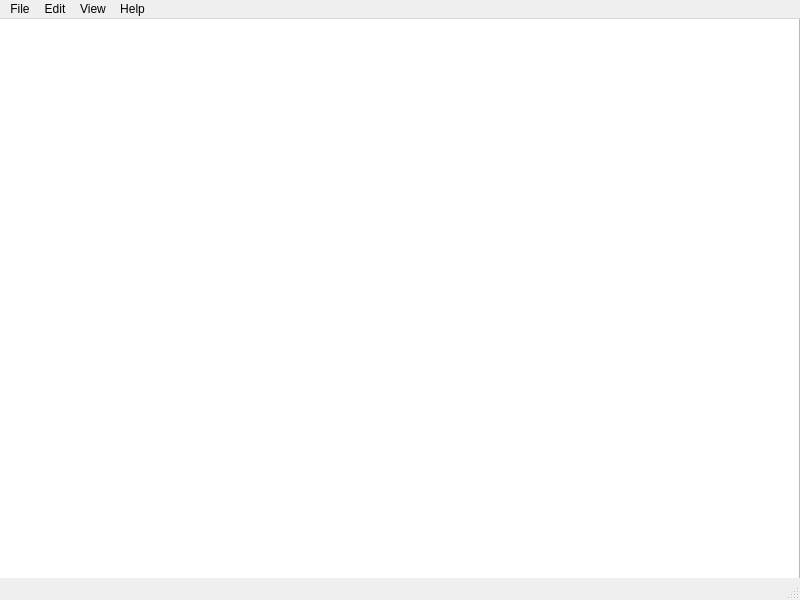
<?xml version="1.0" encoding="UTF-8"?>
<ui version="4.0">
 <class>MainWindow</class>
 <widget class="QMainWindow" name="MainWindow">
  <property name="geometry">
   <rect>
    <x>0</x>
    <y>0</y>
    <width>800</width>
    <height>600</height>
   </rect>
  </property>
  <property name="font">
   <font>
    <family>Microsoft YaHei UI</family>
   </font>
  </property>
  <property name="windowTitle">
   <string>notepanda</string>
  </property>
  <widget class="QWidget" name="centralwidget">
   <widget class="QWidget" name="verticalLayoutWidget">
    <property name="geometry">
     <rect>
      <x>-1</x>
      <y>-1</y>
      <width>801</width>
      <height>571</height>
     </rect>
    </property>
    <layout class="QVBoxLayout" name="verticalLayout">
     <item>
      <widget class="QPlainTextEdit" name="plainTextEdit"/>
     </item>
    </layout>
   </widget>
  </widget>
  <widget class="QMenuBar" name="menubar">
   <property name="geometry">
    <rect>
     <x>0</x>
     <y>0</y>
     <width>800</width>
     <height>25</height>
    </rect>
   </property>
   <widget class="QMenu" name="menuFile">
    <property name="title">
     <string>File</string>
    </property>
    <addaction name="actionNew"/>
    <addaction name="actionOpen"/>
    <addaction name="actionSave"/>
    <addaction name="actionSave_As"/>
    <addaction name="separator"/>
    <addaction name="actionPreferences"/>
    <addaction name="separator"/>
    <addaction name="actionPrint"/>
    <addaction name="separator"/>
    <addaction name="actionQuit"/>
   </widget>
   <widget class="QMenu" name="menuAbout">
    <property name="title">
     <string>Help</string>
    </property>
    <addaction name="actionAbout"/>
   </widget>
   <widget class="QMenu" name="menuEdit">
    <property name="title">
     <string>Edit</string>
    </property>
    <addaction name="actionUndo"/>
    <addaction name="actionRedo"/>
    <addaction name="separator"/>
    <addaction name="actionCopy"/>
    <addaction name="actionPaste"/>
    <addaction name="actionCut"/>
   </widget>
   <widget class="QMenu" name="menuView">
    <property name="title">
     <string>View</string>
    </property>
    <addaction name="actionNormalmode"/>
    <addaction name="actionSticky_note_mode"/>
   </widget>
   <addaction name="menuFile"/>
   <addaction name="menuEdit"/>
   <addaction name="menuView"/>
   <addaction name="menuAbout"/>
  </widget>
  <widget class="QStatusBar" name="statusbar"/>
  <action name="actionNew">
   <property name="icon">
    <iconset resource="../../resources.qrc">
     <normaloff>:/remixicons/images/remixicons/file-add-line.svg</normaloff>:/remixicons/images/remixicons/file-add-line.svg</iconset>
   </property>
   <property name="text">
    <string>New</string>
   </property>
   <property name="shortcut">
    <string>Ctrl+N</string>
   </property>
  </action>
  <action name="actionOpen">
   <property name="icon">
    <iconset resource="../../resources.qrc">
     <normaloff>:/remixicons/images/remixicons/file-3-line.svg</normaloff>:/remixicons/images/remixicons/file-3-line.svg</iconset>
   </property>
   <property name="text">
    <string>Open</string>
   </property>
   <property name="shortcut">
    <string>Ctrl+O</string>
   </property>
  </action>
  <action name="actionAbout">
   <property name="icon">
    <iconset resource="../../resources.qrc">
     <normaloff>:/remixicons/images/remixicons/information-line.svg</normaloff>:/remixicons/images/remixicons/information-line.svg</iconset>
   </property>
   <property name="text">
    <string>About</string>
   </property>
  </action>
  <action name="actionSave">
   <property name="icon">
    <iconset resource="../../resources.qrc">
     <normaloff>:/remixicons/images/remixicons/save-line.svg</normaloff>:/remixicons/images/remixicons/save-line.svg</iconset>
   </property>
   <property name="text">
    <string>Save</string>
   </property>
   <property name="shortcut">
    <string>Ctrl+S</string>
   </property>
  </action>
  <action name="actionSave_As">
   <property name="icon">
    <iconset resource="../../resources.qrc">
     <normaloff>:/remixicons/images/remixicons/save-2-line.svg</normaloff>:/remixicons/images/remixicons/save-2-line.svg</iconset>
   </property>
   <property name="text">
    <string>Save As</string>
   </property>
   <property name="shortcut">
    <string>Ctrl+Shift+S</string>
   </property>
  </action>
  <action name="actionUndo">
   <property name="icon">
    <iconset resource="../../resources.qrc">
     <normaloff>:/remixicons/images/remixicons/arrow-go-back-line.svg</normaloff>:/remixicons/images/remixicons/arrow-go-back-line.svg</iconset>
   </property>
   <property name="text">
    <string>Undo</string>
   </property>
   <property name="toolTip">
    <string>Undo</string>
   </property>
   <property name="shortcut">
    <string>Ctrl+Z</string>
   </property>
  </action>
  <action name="actionRedo">
   <property name="icon">
    <iconset resource="../../resources.qrc">
     <normaloff>:/remixicons/images/remixicons/arrow-go-forward-line.svg</normaloff>:/remixicons/images/remixicons/arrow-go-forward-line.svg</iconset>
   </property>
   <property name="text">
    <string>Redo</string>
   </property>
   <property name="toolTip">
    <string>Redo</string>
   </property>
   <property name="shortcut">
    <string>Ctrl+Y</string>
   </property>
  </action>
  <action name="actionCopy">
   <property name="icon">
    <iconset resource="../../resources.qrc">
     <normaloff>:/remixicons/images/remixicons/clipboard-line.svg</normaloff>:/remixicons/images/remixicons/clipboard-line.svg</iconset>
   </property>
   <property name="text">
    <string>Copy</string>
   </property>
   <property name="toolTip">
    <string>Copy</string>
   </property>
   <property name="shortcut">
    <string>Ctrl+C</string>
   </property>
  </action>
  <action name="actionPaste">
   <property name="icon">
    <iconset resource="../../resources.qrc">
     <normaloff>:/remixicons/images/remixicons/file-copy-line.svg</normaloff>:/remixicons/images/remixicons/file-copy-line.svg</iconset>
   </property>
   <property name="text">
    <string>Paste</string>
   </property>
   <property name="toolTip">
    <string>Paste</string>
   </property>
   <property name="shortcut">
    <string>Ctrl+V</string>
   </property>
  </action>
  <action name="actionQuit">
   <property name="icon">
    <iconset resource="../../resources.qrc">
     <normaloff>:/remixicons/images/remixicons/close-line.svg</normaloff>:/remixicons/images/remixicons/close-line.svg</iconset>
   </property>
   <property name="text">
    <string>Quit</string>
   </property>
   <property name="shortcut">
    <string>Ctrl+Q</string>
   </property>
  </action>
  <action name="actionCut">
   <property name="icon">
    <iconset resource="../../resources.qrc">
     <normaloff>:/remixicons/images/remixicons/scissors-cut-line.svg</normaloff>:/remixicons/images/remixicons/scissors-cut-line.svg</iconset>
   </property>
   <property name="text">
    <string>Cut</string>
   </property>
   <property name="toolTip">
    <string>Cut</string>
   </property>
   <property name="shortcut">
    <string>Ctrl+X</string>
   </property>
  </action>
  <action name="actionPrint">
   <property name="icon">
    <iconset resource="../../resources.qrc">
     <normaloff>:/remixicons/images/remixicons/printer-line.svg</normaloff>:/remixicons/images/remixicons/printer-line.svg</iconset>
   </property>
   <property name="text">
    <string>Print</string>
   </property>
   <property name="toolTip">
    <string>Print</string>
   </property>
   <property name="shortcut">
    <string>Ctrl+P</string>
   </property>
  </action>
  <action name="actionPreferences">
   <property name="icon">
    <iconset resource="../../resources.qrc">
     <normaloff>:/remixicons/images/remixicons/settings-4-line.svg</normaloff>:/remixicons/images/remixicons/settings-4-line.svg</iconset>
   </property>
   <property name="text">
    <string>Preferences</string>
   </property>
   <property name="toolTip">
    <string>Preferences</string>
   </property>
  </action>
  <action name="actionSticky_note_mode">
   <property name="icon">
    <iconset resource="../../resources.qrc">
     <normaloff>:/remixicons/images/remixicons/sticky-note-line.svg</normaloff>:/remixicons/images/remixicons/sticky-note-line.svg</iconset>
   </property>
   <property name="text">
    <string>Sticky note mode</string>
   </property>
   <property name="toolTip">
    <string>Sticky note</string>
   </property>
  </action>
  <action name="actionNormalmode">
   <property name="icon">
    <iconset resource="../../resources.qrc">
     <normaloff>:/remixicons/images/remixicons/file-edit-line.svg</normaloff>:/remixicons/images/remixicons/file-edit-line.svg</iconset>
   </property>
   <property name="text">
    <string>Normal mode</string>
   </property>
   <property name="toolTip">
    <string>Normal mode</string>
   </property>
  </action>
 </widget>
 <resources>
  <include location="../../resources.qrc"/>
 </resources>
 <connections/>
</ui>
